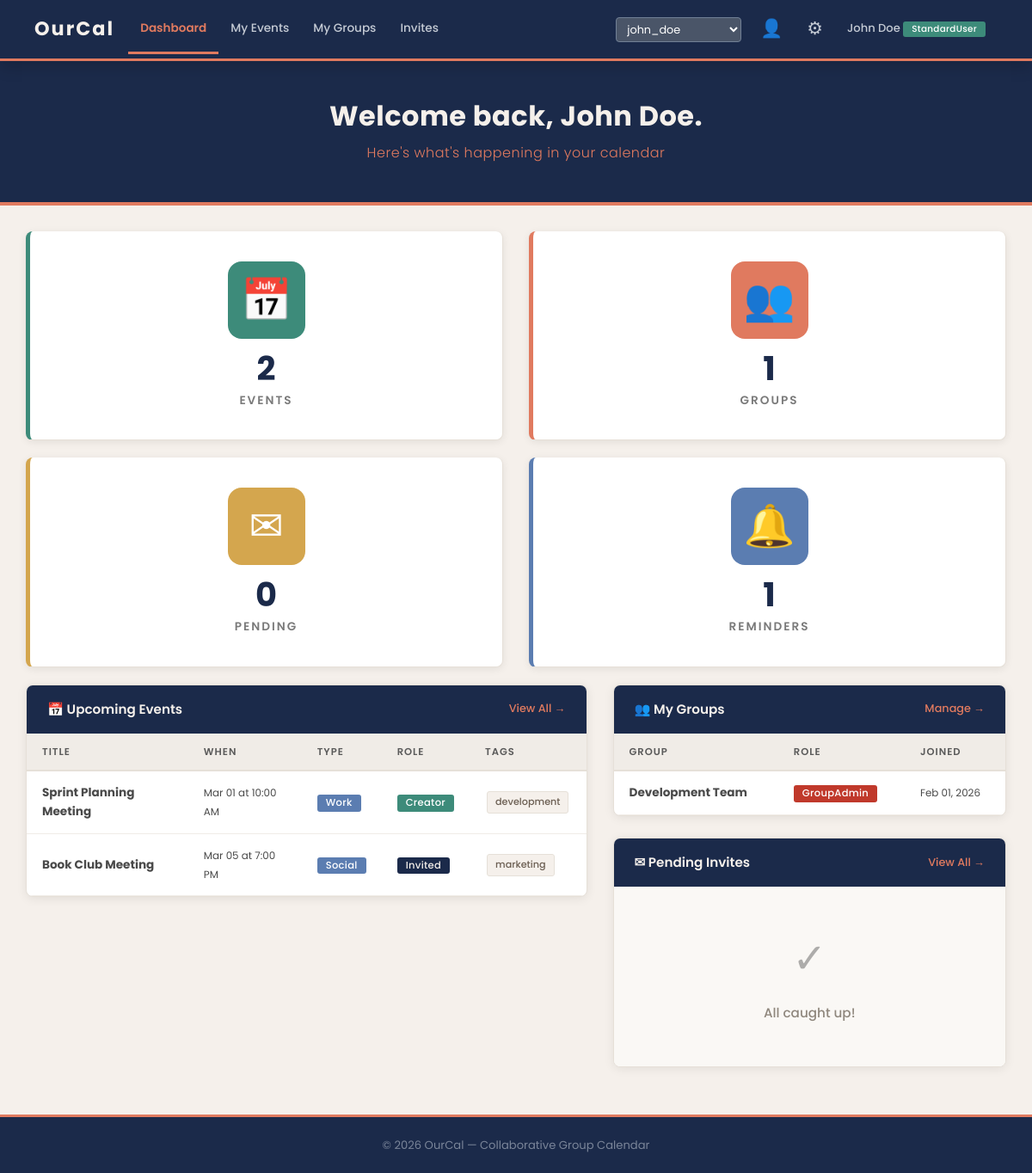
The page / on the database its author committed.
### tables this page shows
CREATE TABLE `User` (
    UserID INT PRIMARY KEY AUTO_INCREMENT,
    Username VARCHAR(50) UNIQUE NOT NULL,
    Password VARCHAR(255) NOT NULL, 
    Email VARCHAR(100) UNIQUE NOT NULL,
    DateJoined DATE NOT NULL,
    UserType ENUM('StandardUser', 'Admin') NOT NULL
);

CREATE TABLE Event (
    EventID INT PRIMARY KEY AUTO_INCREMENT,
    Title VARCHAR(100) NOT NULL,
    Description TEXT,
    StartTime DATETIME NOT NULL,
    EndTime DATETIME NOT NULL,
    CalendarType VARCHAR(50),
    AuditLogs TEXT, 
    CreatorID INT NOT NULL,
    CateogryID INT,
    LocationID INT,
    FOREIGN KEY (CreatorID) REFERENCES `User`(UserID) ON DELETE CASCADE,
    FOREIGN KEY (CateogryID) REFERENCES Category(CateogryID) ON DELETE SET NULL,
    FOREIGN KEY (LocationID) REFERENCES Location(LocationID) ON DELETE SET NULL
);

CREATE TABLE Membership (
    UserID INT,
    GroupID INT,
    JoinDate DATE NOT NULL,
    Role ENUM('Member', 'Moderator', 'GroupAdmin') DEFAULT 'Member',
    PRIMARY KEY (UserID, GroupID),
    FOREIGN KEY (UserID) REFERENCES `User`(UserID) ON DELETE CASCADE,
    FOREIGN KEY (GroupID) REFERENCES `Group`(GroupID) ON DELETE CASCADE
);

CREATE TABLE `Group` (
    GroupID INT PRIMARY KEY AUTO_INCREMENT,
    GroupName VARCHAR(100) NOT NULL,
    GroupDescription TEXT,
    CreationDate DATE NOT NULL,
    MaxMembers INT DEFAULT 50,
    GroupIcon VARCHAR(255) 
);

### index.php (the view, shortened to what the rows shown need)
<?php require_once 'db_config.php'; ?>
<!DOCTYPE html>
<html>
<head>
    <link rel="stylesheet" href="https://cdn.jsdelivr.net/npm/bootstrap@4.6.1/dist/css/bootstrap.min.css">
    <link rel="stylesheet" href="css/style.css">
</head>
<body style="background-color: <?php echo $user_bg_color; ?>;">
<?php
require_once 'db_config.php';
include 'navbar.php';
$is_admin = ($current_user['UserType'] == 'Admin');
?>
<div class="container-fluid" style="padding: 0;">
    <div class="page-header">
        <h2>Welcome back, <?php echo $current_user['DisplayName']; ?>.</h2>
    </div>
<?php if ($is_admin) { ?>
    <div style="padding: 0 30px 30px;">
        <div class="row">
            <?php
            $tUsers   = mysqli_fetch_assoc(mysqli_query($conn, "SELECT COUNT(*) AS c FROM `User` WHERE UserType='StandardUser'"))['c'];
            $tGroups  = mysqli_fetch_assoc(mysqli_query($conn, "SELECT COUNT(*) AS c FROM `Group`"))['c'];
            $tEvents  = mysqli_fetch_assoc(mysqli_query($conn, "SELECT COUNT(*) AS c FROM Event"))['c'];
            $tInvites = mysqli_fetch_assoc(mysqli_query($conn, "SELECT COUNT(*) AS c FROM Invite"))['c'];
            ?>
            <div class="col-6">
                <div class="stat-card card-events"><div class="stat-card-inner">
                    <div class="stat-icon-circle" style="background-color:#3d8b7a; color:white;">&#128100;</div>
                    <div class="stat-info"><div class="stat-number"><?php echo $tUsers; ?></div><div class="stat-label">Standard Users</div></div>
                </div></div>
            </div>
            <div class="col-6">
                <div class="stat-card card-groups"><div class="stat-card-inner">
                    <div class="stat-icon-circle" style="background-color:#e07a5f; color:white;">&#128101;</div>
                    <div class="stat-info"><div class="stat-number"><?php echo $tGroups; ?></div><div class="stat-label">Groups</div></div>
                </div></div>
            </div>
            <div class="col-6">
                <div class="stat-card card-invites"><div class="stat-card-inner">
                    <div class="stat-icon-circle" style="background-color:#d4a64e; color:white;">&#128197;</div>
                    <div class="stat-info"><div class="stat-number"><?php echo $tEvents; ?></div><div class="stat-label">Events</div></div>
                </div></div>
            </div>
            <div class="col-6">
                <div class="stat-card card-users"><div class="stat-card-inner">
                    <div class="stat-icon-circle" style="background-color:#5b7db1; color:white;">&#9993;</div>
                    <div class="stat-info"><div class="stat-number"><?php echo $tInvites; ?></div><div class="stat-label">Invites</div></div>
                </div></div>
            </div>
        </div>
        <div style="margin-top:25px; padding:20px; background:white; border-radius:8px;">
            <p style="color:#7a7a7a; margin:0;"><b>Your admin level:</b>
                <?php
                $lvl = mysqli_fetch_assoc(mysqli_query($conn, "SELECT AdminLevel FROM Admin WHERE UserID=$current_user_id"));
                echo $lvl ? $lvl['AdminLevel'] : '-';
                ?>
            </p>
        </div>
    </div>
<?php } else { ?>
    <div style="padding: 0 30px 30px;">
        <div class="row">
            <div class="col-lg-7" style="margin-bottom: 25px;">
                <div class="dashboard-card">
                    <div class="dashboard-card-body">
                        <?php
                        $query = "SELECT e.EventID, e.Title, e.StartTime, e.EndTime, e.CalendarType,
                                         IF(e.CreatorID=$current_user_id, 'Creator', 'Invited') AS MyRole
                                  FROM Event e
                                  WHERE e.CreatorID=$current_user_id
                                     OR e.EventID IN (SELECT EventID FROM Invite WHERE ReceiverID=$current_user_id AND Status='Accepted' AND InviteType='EventRequest')
                                  ORDER BY e.StartTime ASC LIMIT 5";
                        $result = mysqli_query($conn, $query);
                        if (mysqli_num_rows($result) > 0) { ?>
                        <div class="table-responsive">
                            <table class="table">
                                <thead><tr><th>Title</th><th>When</th><th>Type</th><th>Role</th><th>Tags</th></tr></thead>
                                <tbody>
                                <?php foreach ($result as $row) {
                                    $tags_r = mysqli_query($conn, "SELECT Tags FROM EventTags WHERE EventID=" . $row['EventID']);
                                    $tags = []; while ($t = mysqli_fetch_assoc($tags_r)) $tags[] = $t['Tags'];
                                ?>
                                <tr>
                                    <td><b><?php echo $row['Title']; ?></b></td>
                                    <td><small><?php echo date('M d \a\t g:i A', strtotime($row['StartTime'])); ?></small></td>
                                    <td><span class="badge badge-info"><?php echo $row['CalendarType']; ?></span></td>
                                    <td><span class="badge badge-<?php echo ($row['MyRole']=='Creator') ? 'success' : 'primary'; ?>"><?php echo $row['MyRole']; ?></span></td>
                                    <td><?php foreach($tags as $tg) echo "<span class='tag-badge'>$tg</span>"; ?></td>
                                </tr>
                                <?php } ?>
                                </tbody>
                            </table>
                        </div>
                        <?php } ?>
                    </div>
                </div>
            </div>
            <div class="col-lg-5">
                <div class="dashboard-card" style="margin-bottom: 25px;">
                    <div class="dashboard-card-body">
                        <?php
                        $result = mysqli_query($conn, "SELECT g.GroupName, m.Role, m.JoinDate
                                  FROM Membership m JOIN `Group` g ON m.GroupID=g.GroupID
                                  WHERE m.UserID=$current_user_id ORDER BY m.JoinDate DESC LIMIT 5");
                        if (mysqli_num_rows($result) > 0) { ?>
                        <div class="table-responsive">
                            <table class="table">
                                <thead><tr><th>Group</th><th>Role</th><th>Joined</th></tr></thead>
                                <tbody>
                                <?php foreach ($result as $row) { ?>
                                <tr>
                                    <td><b><?php echo $row['GroupName']; ?></b></td>
                                    <td><span class="badge badge-<?php echo ($row['Role']=='GroupAdmin') ? 'danger' : (($row['Role']=='Moderator') ? 'warning' : 'primary'); ?>"><?php echo $row['Role']; ?></span></td>
                                    <td><small><?php echo date('M d, Y', strtotime($row['JoinDate'])); ?></small></td>
                                </tr>
                                <?php } ?>
                                </tbody>
                            </table>
                        </div>
                        <?php } ?>
                    </div>
                </div>
            </div>
        </div>
    </div>
<?php }  ?>
</div>
</body></html>

### navbar.php (shortened to what the rows shown need)
<nav class="navbar navbar-expand-lg navbar-dark bg-dark sticky-top shadow">
    <div class="container-fluid">
        <div class="collapse navbar-collapse" id="navbarNav">
            <ul class="navbar-nav ml-auto align-items-center">
                <li class="nav-item">
                    <span class="nav-link" style="color:#a0aec0; font-size:0.82rem; cursor:default;">
                        <?php echo $current_user['DisplayName']; ?>
                        <span class="badge badge-<?php echo ($current_user['UserType']=='Admin') ? 'danger' : 'success'; ?>" style="font-size:0.65rem;">
                            <?php echo $current_user['UserType']; ?>
                        </span>
                    </span></li>
            </ul>
        </div>
    </div>
</nav>

### rows shown on the page
user: UserType "StandardUser"
event: Title "Sprint Planning Meeting", StartTime "Mar 01 at 10:00 AM", CalendarType "Work", MyRole "Creator", tg "development"
event: Title "Book Club Meeting", StartTime "Mar 05 at 7:00 PM", CalendarType "Social", MyRole "Invited", tg "marketing"
membership: GroupID.GroupName "Development Team", Role "GroupAdmin", JoinDate "Feb 01, 2026"

### other values the page prints
$current_user['DisplayName'] "John Doe"
$totalMyEvt "2"
$myGroups "1"
$myInvites "0"
$myReminders "1"
form field switch_user "john_doe"
